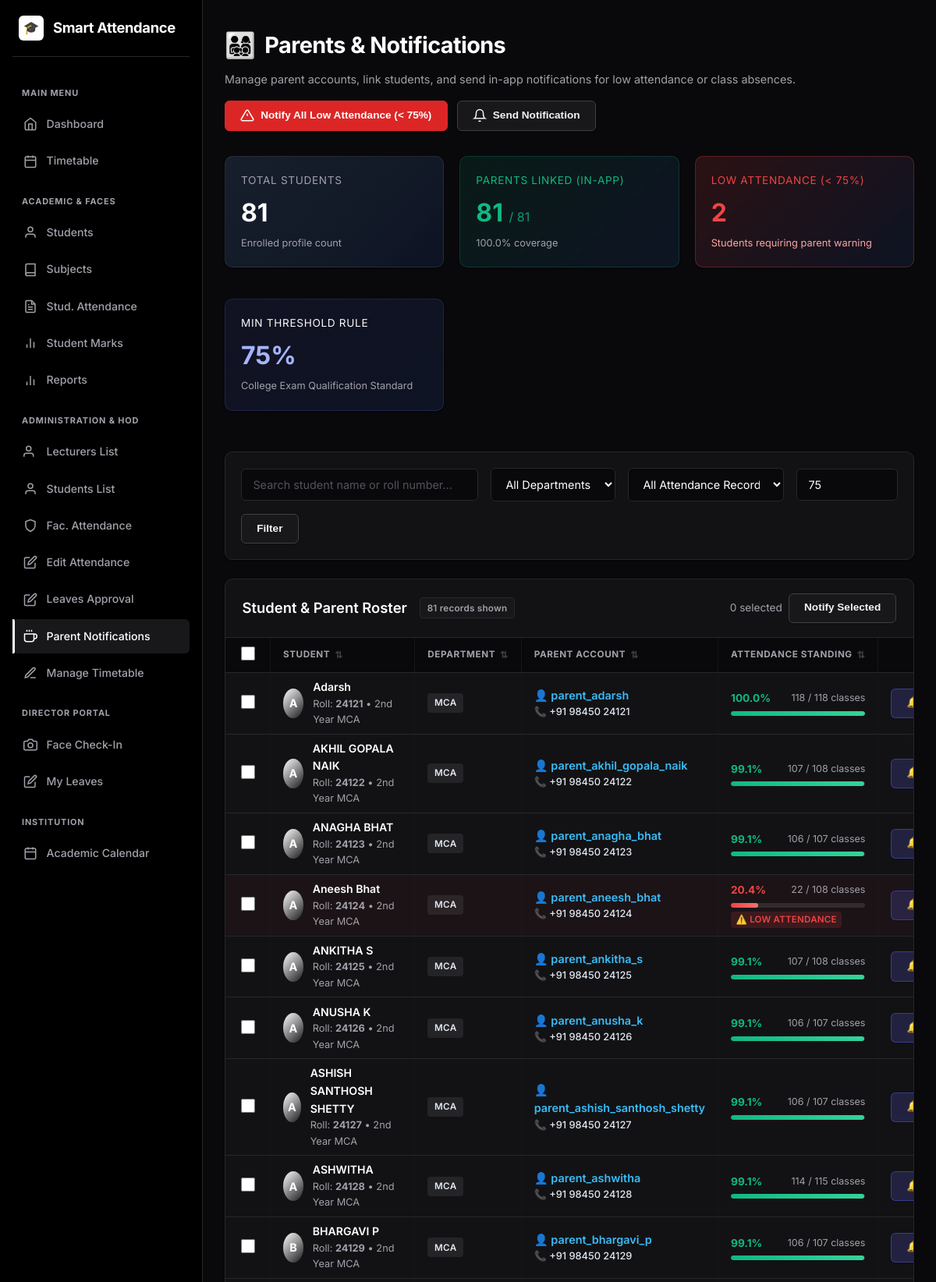
The app's page /admin/parents (signed in, upper part) with its own data.
### models.py (models this page shows, shortened)
class User(UserMixin, db.Model):
    __tablename__ = "users"
    id = db.Column(db.Integer, primary_key=True)
    username = db.Column(db.String(80), unique=True, nullable=False, index=True)
    email = db.Column(db.String(120), unique=True, nullable=False)
    password_hash = db.Column(db.String(255), nullable=False)
    role = db.Column(db.String(20), nullable=False, default=ROLE_STUDENT)
    department = db.Column(db.String(80), default="")
    phone = db.Column(db.String(20), default="")
    casual_leaves_balance = db.Column(db.Integer, default=15)
    profile_image_path = db.Column(db.String(255), nullable=True)
    created_at = db.Column(db.DateTime, default=datetime.utcnow)
    student_id = db.Column(db.Integer, db.ForeignKey("students.id"), nullable=True)
    student = db.relationship("Student", backref=db.backref("user", uselist=False))
    face_samples = db.relationship(
        "FaceSample", backref="user", cascade="all, delete-orphan"
    )

class Student(db.Model):
    __tablename__ = "students"
    id = db.Column(db.Integer, primary_key=True)
    roll_number = db.Column(db.String(40), unique=True, nullable=False, index=True)
    name = db.Column(db.String(120), nullable=False)
    department = db.Column(db.String(80), default="")
    class_name = db.Column(db.String(80), default="")
    phone = db.Column(db.String(20), default="")
    profile_image_path = db.Column(db.String(255), nullable=True)
    created_at = db.Column(db.DateTime, default=datetime.utcnow)
    face_samples = db.relationship(
        "FaceSample", backref="student", cascade="all, delete-orphan"
    )
    attendance_records = db.relationship(
        "Attendance", backref="student", cascade="all, delete-orphan"
    )
    @property
    def parent_user(self):
        return User.query.filter_by(role=ROLE_PARENT, student_id=self.id).first()
    @property
    def parent_phone(self):
        pu = self.parent_user
        if pu and pu.phone:
            return pu.phone
        digits = ''.join(filter(str.isdigit, str(self.roll_number)))
        suffix = digits[-5:].zfill(5) if digits else str(10000 + (self.id * 137) % 90000)
        return f"+91 98450 {suffix}"
    @property
    def attendance_stats(self):
        total = len(self.attendance_records)
        if total == 0:
            return {"total": 0, "present": 0, "absent": 0, "percent": 0.0}
        present = sum(1 for a in self.attendance_records if a.status in ("present", "excused"))
        absent = total - present
        pct = round((present / total) * 100, 1)
        return {"total": total, "present": present, "absent": absent, "percent": pct}

### blueprints/admin.py (the view)
@admin_bp.route("/parents", methods=["GET"])
@login_required
@director_required
def manage_parents():
    dept_filter = request.args.get("dept", "").strip()
    search_query = request.args.get("q", "").strip()
    attendance_filter = request.args.get("att_filter", "").strip()  # 'low' (< threshold) or ''
    raw_thresh = request.args.get("threshold", "").strip()
    try:
        threshold = float(raw_thresh) if raw_thresh else 75.0
    except (ValueError, TypeError):
        threshold = 75.0
    query = Student.query
    if dept_filter:
        query = query.filter(Student.department.ilike(dept_filter))
    if search_query:
        query = query.filter(
            (Student.name.ilike(f"%{search_query}%")) |
            (Student.roll_number.ilike(f"%{search_query}%"))
        )
    all_students = query.order_by(Student.roll_number).all()
    students_data = []
    total_parents_configured = 0
    low_attendance_count = 0
    for s in all_students:
        stats = s.attendance_stats
        parent = s.parent_user
        has_parent_email = bool(parent and parent.email)
        if has_parent_email:
            total_parents_configured += 1
        is_low = stats["percent"] < threshold if stats["total"] > 0 else False
        if is_low:
            low_attendance_count += 1
        if attendance_filter == "low" and not is_low:
            continue
        students_data.append({
            "student": s,
            "parent": parent,
            "parent_email": parent.email if parent else None,
            "parent_phone": parent.phone if (parent and parent.phone) else s.parent_phone,
            "stats": stats,
            "is_low": is_low
        })
    departments = sorted(list(set([d[0] for d in db.session.query(Student.department).distinct().all() if d[0]])))
    return render_template(
        "admin/parents.html",
        students_data=students_data,
        departments=departments,
        selected_dept=dept_filter,
        search_query=search_query,
        attendance_filter=attendance_filter,
        threshold=int(threshold),
        total_students=len(all_students),
        total_parents_configured=total_parents_configured,
        low_attendance_count=low_attendance_count
    )

### templates/admin/parents.html (shortened to what this page needs)
{% extends "base.html" %}
{% block content %}
<div style="display:flex; justify-content:space-between; align-items:flex-start; margin-bottom: 2rem; flex-wrap:wrap; gap:1rem;">
  <div>
    <h1 style="display:flex; align-items:center; gap:0.75rem;">
      <span style="font-size:2rem;">👨‍👩‍👧‍👦</span> Parents &amp; Notifications
    </h1>
    <p class="subtitle" style="margin-bottom:0;">Manage parent accounts, link students, and send in-app notifications for low attendance or class absences.</p>
  </div>
  <div style="display:flex; gap:0.75rem; flex-wrap:wrap;">
    <button type="button" class="btn btn-danger" onclick="openSendMailModal('all_low')" style="display:inline-flex; align-items:center; gap:0.5rem;">
      <svg viewBox="0 0 24 24" width="18" height="18" fill="none" stroke="currentColor" stroke-width="2"><path d="M10.29 3.86L1.82 18a2 2 0 0 0 1.71 3h16.94a2 2 0 0 0 1.71-3L13.71 3.86a2 2 0 0 0-3.42 0z"></path><line x1="12" y1="9" x2="12" y2="13"></line><line x1="12" y1="17" x2="12.01" y2="17"></line></svg>
      Notify All Low Attendance (&lt; {{ threshold }}%)
    </button>
    <button type="button" class="btn btn-secondary" onclick="openSendMailModal('selected')" style="display:inline-flex; align-items:center; gap:0.5rem;">
      <svg viewBox="0 0 24 24" width="18" height="18" fill="none" stroke="currentColor" stroke-width="2"><path d="M18 8A6 6 0 0 0 6 8c0 7-3 9-3 9h18s-3-2-3-9"></path><path d="M13.73 21a2 2 0 0 1-3.46 0"></path></svg>
      Send Notification
    </button>
  </div>
</div>
<div class="stats-grid" style="display:grid; grid-template-columns: repeat(auto-fit, minmax(220px, 1fr)); gap:1.25rem; margin-bottom: 2rem;">
  <div class="card" style="padding:1.25rem; background:linear-gradient(135deg, rgba(30,41,59,0.7), rgba(15,23,42,0.8)); border:1px solid rgba(255,255,255,0.08);">
    <div style="font-size:0.85rem; color:var(--text-muted); text-transform:uppercase; letter-spacing:0.05em;">Total Students</div>
    <div style="font-size:2rem; font-weight:700; color:#fff; margin-top:0.25rem;">{{ total_students }}</div>
    <div style="font-size:0.8rem; color:var(--text-muted); margin-top:0.25rem;">Enrolled profile count</div>
  </div>
  <div class="card" style="padding:1.25rem; background:linear-gradient(135deg, rgba(16,185,129,0.1), rgba(15,23,42,0.8)); border:1px solid rgba(16,185,129,0.2);">
    <div style="font-size:0.85rem; color:#10b981; text-transform:uppercase; letter-spacing:0.05em;">Parents Linked (In-App)</div>
    <div style="font-size:2rem; font-weight:700; color:#10b981; margin-top:0.25rem;">
      {{ total_parents_configured }} <span style="font-size:1rem; font-weight:normal; opacity:0.8;">/ {{ total_students }}</span>
    </div>
    <div style="font-size:0.8rem; color:var(--text-muted); margin-top:0.25rem;">
      {% if total_students > 0 %}
        {{ ((total_parents_configured / total_students) * 100)|round(1) }}% coverage
      {% else %}0% coverage{% endif %}
    </div>
  </div>
  <div class="card" style="padding:1.25rem; background:linear-gradient(135deg, rgba(239,68,68,0.15), rgba(15,23,42,0.8)); border:1px solid rgba(239,68,68,0.3);">
    <div style="font-size:0.85rem; color:#ef4444; text-transform:uppercase; letter-spacing:0.05em;">Low Attendance (< {{ threshold }}%)</div>
    <div style="font-size:2rem; font-weight:700; color:#ef4444; margin-top:0.25rem;">{{ low_attendance_count }}</div>
    <div style="font-size:0.8rem; color:#fca5a5; margin-top:0.25rem;">Students requiring parent warning</div>
  </div>
  <div class="card" style="padding:1.25rem; background:linear-gradient(135deg, rgba(99,102,241,0.1), rgba(15,23,42,0.8)); border:1px solid rgba(99,102,241,0.2);">
    <div style="font-size:0.85rem; color:var(--primary-light); text-transform:uppercase; letter-spacing:0.05em;">Min Threshold Rule</div>
    <div style="font-size:2rem; font-weight:700; color:#a5b4fc; margin-top:0.25rem;">{{ threshold }}%</div>
    <div style="font-size:0.8rem; color:var(--text-muted); margin-top:0.25rem;">College Exam Qualification Standard</div>
  </div>
</div>
<div class="card" style="margin-bottom: 1.5rem; padding: 1.25rem;">
  <form method="get" action="{{ url_for('admin.manage_parents') }}" style="display:flex; flex-wrap:wrap; gap:1rem; align-items:center; margin:0;">
    <div style="flex:1; min-width:240px;">
      <input type="text" name="q" value="{{ search_query }}" placeholder="Search student name or roll number..." style="margin-bottom:0;">
    </div>
    <div style="width:160px;">
      <select name="dept" style="margin-bottom:0;" onchange="this.form.submit()">
        <option value="">All Departments</option>
      </select>
    </div>
    <div style="width:200px;">
      <select name="att_filter" style="margin-bottom:0;" onchange="this.form.submit()">
        <option value="" {% if not attendance_filter %}selected{% endif %}>All Attendance Records</option>
      </select>
    </div>
    <div style="width:130px;">
      <input type="number" name="threshold" value="{{ threshold }}" min="1" max="100" placeholder="Threshold %" title="Set attendance threshold %" style="margin-bottom:0;">
    </div>
    <button type="submit" class="btn btn-secondary">Filter</button>
  </form>
</div>
<form id="bulk-mail-form" action="{{ url_for('admin.send_parent_mail') }}" method="post">
  <div class="card card-table">
    <div class="card-table-header" style="display:flex; justify-content:space-between; align-items:center; flex-wrap:wrap; gap:1rem;">
      <div style="display:flex; align-items:center; gap:1rem;">
        <h2 style="margin:0;">Student & Parent Roster</h2>
        <span class="badge badge-muted">{{ students_data|length }} records shown</span>
      </div>
      <div style="display:flex; gap:0.5rem; align-items:center;">
        <span id="selected-count-label" class="muted" style="font-size:0.85rem;">0 selected</span>
        <button type="button" class="btn btn-sm btn-secondary" onclick="openSendMailModal('selected')">Notify Selected</button>
      </div>
    </div>
    <div class="table-responsive">
      <table>
        <thead>
          <tr>
            <th style="width:40px; text-align:center;">
              <input type="checkbox" id="select-all-checkbox" onclick="toggleSelectAll(this)" style="width:18px; height:18px; accent-color:var(--primary); cursor:pointer;">
            </th>
            <th>Student</th>
            <th>Department</th>
            <th>Parent Account</th>
            <th>Attendance Standing</th>
            <th style="text-align:right;">Actions</th>
          </tr>
        </thead>
        <tbody>
          {% for item in students_data %}
          {% set s = item.student %}
          {% set stats = item.stats %}
          <tr {% if item.is_low %}style="background:rgba(239, 68, 68, 0.04);"{% endif %}>
            <td style="text-align:center;">
              <input type="checkbox" name="student_ids" value="{{ s.id }}" class="student-select-checkbox" onchange="updateSelectedCount()" style="width:18px; height:18px; accent-color:var(--primary); cursor:pointer;">
            </td>
            <td>
              <div style="display:flex; align-items:center; gap:0.75rem;">
                <div style="width:38px; height:38px; border-radius:50%; background:linear-gradient(135deg, var(--primary), var(--secondary)); display:flex; align-items:center; justify-content:center; font-weight:700; color:white; font-size:0.9rem;">
                  {{ s.name[0]|upper }}
                </div>
                <div>
                  <div style="font-weight:600; color:#fff;">{{ s.name }}</div>
                  <div style="font-size:0.8rem; color:var(--text-muted);">Roll: <strong>{{ s.roll_number }}</strong> {% if s.class_name %}• {{ s.class_name }}{% endif %}</div>
                </div>
              </div>
            </td>
            <td>
              <span class="badge" style="background:rgba(255,255,255,0.08); color:#e2e8f0; border-color:rgba(255,255,255,0.15);">
                {{ s.department or 'General' }}
              </span>
            </td>
            <td>
              {% if item.parent_phone or item.parent_email %}
                <div style="display:flex; flex-direction:column;">
                  <span style="font-weight:600; color:#38bdf8; font-size:0.9rem; display:flex; align-items:center; gap:0.3rem;">
                    👤 {{ item.parent.username if item.parent else '—' }}
                  </span>
                  <span style="font-size:0.8rem; color:#e2e8f0; font-weight:500; display:flex; align-items:center; gap:0.25rem;">
                    📞 {{ item.parent_phone }}
                  </span>
                </div>
              {% else %}
                <span class="badge badge-muted" style="color:#f59e0b; border-color:rgba(245,158,11,0.3); background:rgba(245,158,11,0.08);">
                  ⚠️ No Parent Account
                </span>
              {% endif %}
            </td>
            <td>
              <div style="min-width:160px;">
                <div style="display:flex; justify-content:space-between; font-size:0.85rem; margin-bottom:0.3rem;">
                  <span style="font-weight:700; color:{% if item.is_low %}#ef4444{% else %}#10b981{% endif %};">
                    {{ stats.percent }}%
                  </span>
                  <span class="muted" style="font-size:0.78rem;">{{ stats.present }} / {{ stats.total }} classes</span>
                </div>
                <div style="width:100%; height:6px; background:rgba(255,255,255,0.1); border-radius:3px; overflow:hidden;">
                  <div style="width:{{ stats.percent }}%; height:100%; background:{% if item.is_low %}linear-gradient(90deg, #ef4444, #f87171){% else %}linear-gradient(90deg, #10b981, #34d399){% endif %}; border-radius:3px;"></div>
                </div>
                {% if item.is_low %}
                  <span class="badge" style="background:rgba(239,68,68,0.15); color:#ef4444; border-color:rgba(239,68,68,0.3); margin-top:0.3rem; font-size:0.72rem; padding:0.1rem 0.4rem;">
                    ⚠️ LOW ATTENDANCE
                  </span>
                {% endif %}
              </div>
            </td>
            <td style="text-align:right;">
              <div style="display:flex; gap:0.4rem; justify-content:flex-end;">
                {% if item.parent_email %}
                  <button type="button" class="btn btn-sm" style="background:rgba(99,102,241,0.2) !important; color:#a5b4fc !important; border:1px solid rgba(99,102,241,0.4) !important;" onclick="sendSingleStudentMail('{{ s.id }}')" title="Send notification to this parent">
                    🔔 Notify
                  </button>
                {% endif %}
              </div>
            </td>
          </tr>
          {% else %}
          <tr>
            <td colspan="6" style="text-align:center; padding:3rem 2rem;" class="muted">
              No students found matching the selected filters.
            </td>
          </tr>
          {% endfor %}
        </tbody>
      </table>
    </div>
  </div>
</form>
{% endblock %}

### records on screen
User: parent "parent_adarsh", parent_phone "+91 98450 24121", percent "100.0", present "118", total "118"
Student: name "A", name "Adarsh", roll_number "24121", class_name "2nd Year MCA", department "MCA"
User: parent "parent_akhil_gopala_naik", parent_phone "+91 98450 24122", percent "99.1", present "107", total "108"
Student: name "A", name "AKHIL GOPALA NAIK", roll_number "24122", class_name "2nd Year MCA", department "MCA"
User: parent "parent_anagha_bhat", parent_phone "+91 98450 24123", percent "99.1", present "106", total "107"
Student: name "A", name "ANAGHA BHAT", roll_number "24123", class_name "2nd Year MCA", department "MCA"
User: parent "parent_aneesh_bhat", parent_phone "+91 98450 24124", percent "20.4", present "22", total "108", shows "⚠️ LOW ATTENDANCE"
Student: name "A", name "Aneesh Bhat", roll_number "24124", class_name "2nd Year MCA", department "MCA"
User: parent "parent_ankitha_s", parent_phone "+91 98450 24125", percent "99.1", present "107", total "108"
Student: name "A", name "ANKITHA S", roll_number "24125", class_name "2nd Year MCA", department "MCA"
User: parent "parent_anusha_k", parent_phone "+91 98450 24126", percent "99.1", present "106", total "107"
Student: name "A", name "ANUSHA K", roll_number "24126", class_name "2nd Year MCA", department "MCA"
User: parent "parent_ashish_santhosh_shetty", parent_phone "+91 98450 24127", percent "99.1", present "106", total "107"
Student: name "A", name "ASHISH SANTHOSH SHETTY", roll_number "24127", class_name "2nd Year MCA", department "MCA"
User: parent "parent_ashwitha", parent_phone "+91 98450 24128", percent "99.1", present "114", total "115"
Student: name "A", name "ASHWITHA", roll_number "24128", class_name "2nd Year MCA", department "MCA"
User: parent "parent_bhargavi_p", parent_phone "+91 98450 24129", percent "99.1", present "106", total "107"
Student: name "B", name "BHARGAVI P", roll_number "24129", class_name "2nd Year MCA", department "MCA"

### other values on screen
{{ threshold }} "75"
{{ total_students }} "81"
{{ total_parents_configured }} "81"
{{ ((total_parents_configured / total_students) * 100)|round(1) }} "100.0"
{{ low_attendance_count }} "2"
{{ students_data|length }} "81"
